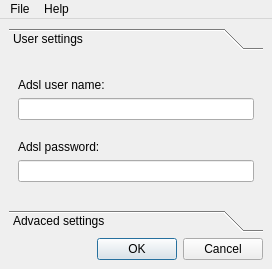
<ui version="4.0" >
 <class>qtadslWindow</class>
 <widget class="QMainWindow" name="qtadslWindow" >
  <property name="geometry" >
   <rect>
    <x>0</x>
    <y>0</y>
    <width>272</width>
    <height>269</height>
   </rect>
  </property>
  <property name="windowTitle" >
   <string>QtAdsl</string>
  </property>
  <property name="windowIcon" >
   <iconset resource="qtadslicons.qrc" >
    <normaloff>:/icons/icons/qtadsl.png</normaloff>:/icons/icons/qtadsl.png</iconset>
  </property>
  <widget class="QWidget" name="centralwidget" >
   <layout class="QGridLayout" name="gridLayout" >
    <item row="2" column="0" >
     <widget class="QDialogButtonBox" name="buttons" >
      <property name="standardButtons" >
       <set>QDialogButtonBox::Cancel|QDialogButtonBox::Ok</set>
      </property>
     </widget>
    </item>
    <item row="1" column="0" >
     <widget class="QToolBox" name="toolBox" >
      <property name="currentIndex" >
       <number>0</number>
      </property>
      <widget class="QWidget" name="page" >
       <property name="geometry" >
        <rect>
         <x>0</x>
         <y>0</y>
         <width>254</width>
         <height>130</height>
        </rect>
       </property>
       <attribute name="label" >
        <string>User settings</string>
       </attribute>
       <layout class="QGridLayout" name="gridLayout_2" >
        <item row="1" column="0" >
         <widget class="QLabel" name="label" >
          <property name="text" >
           <string>Adsl user name:</string>
          </property>
         </widget>
        </item>
        <item row="2" column="0" >
         <widget class="QLineEdit" name="nameLine" />
        </item>
        <item row="4" column="0" >
         <widget class="QLabel" name="label_2" >
          <property name="text" >
           <string>Adsl password:</string>
          </property>
         </widget>
        </item>
        <item row="5" column="0" >
         <widget class="QLineEdit" name="passwdLine" >
          <property name="echoMode" >
           <enum>QLineEdit::Password</enum>
          </property>
         </widget>
        </item>
        <item row="0" column="0" >
         <spacer name="verticalSpacer" >
          <property name="orientation" >
           <enum>Qt::Vertical</enum>
          </property>
          <property name="sizeHint" stdset="0" >
           <size>
            <width>20</width>
            <height>40</height>
           </size>
          </property>
         </spacer>
        </item>
        <item row="6" column="0" >
         <spacer name="verticalSpacer_2" >
          <property name="orientation" >
           <enum>Qt::Vertical</enum>
          </property>
          <property name="sizeHint" stdset="0" >
           <size>
            <width>20</width>
            <height>40</height>
           </size>
          </property>
         </spacer>
        </item>
        <item row="3" column="0" >
         <spacer name="verticalSpacer_3" >
          <property name="orientation" >
           <enum>Qt::Vertical</enum>
          </property>
          <property name="sizeHint" stdset="0" >
           <size>
            <width>20</width>
            <height>40</height>
           </size>
          </property>
         </spacer>
        </item>
       </layout>
      </widget>
      <widget class="QWidget" name="page_2" >
       <property name="geometry" >
        <rect>
         <x>0</x>
         <y>0</y>
         <width>254</width>
         <height>130</height>
        </rect>
       </property>
       <attribute name="label" >
        <string>Advaced settings</string>
       </attribute>
       <widget class="QCheckBox" name="isAutomaticConnect" >
        <property name="geometry" >
         <rect>
          <x>10</x>
          <y>10</y>
          <width>211</width>
          <height>23</height>
         </rect>
        </property>
        <property name="text" >
         <string>Automatic connect...</string>
        </property>
       </widget>
      </widget>
     </widget>
    </item>
   </layout>
  </widget>
  <widget class="QMenuBar" name="menubar" >
   <property name="geometry" >
    <rect>
     <x>0</x>
     <y>0</y>
     <width>272</width>
     <height>27</height>
    </rect>
   </property>
   <widget class="QMenu" name="menuFile" >
    <property name="title" >
     <string>File</string>
    </property>
    <addaction name="actionConnect" />
    <addaction name="actionDisconnect" />
    <addaction name="separator" />
    <addaction name="actionExit" />
   </widget>
   <widget class="QMenu" name="menuHelp" >
    <property name="title" >
     <string>Help</string>
    </property>
    <addaction name="actionHelp" />
    <addaction name="actionAbout" />
   </widget>
   <addaction name="menuFile" />
   <addaction name="menuHelp" />
  </widget>
  <action name="actionConnect" >
   <property name="icon" >
    <iconset resource="qtadslicons.qrc" >
     <normaloff>:/connection/icons/connect.png</normaloff>:/connection/icons/connect.png</iconset>
   </property>
   <property name="text" >
    <string>Connect</string>
   </property>
  </action>
  <action name="actionDisconnect" >
   <property name="icon" >
    <iconset resource="qtadslicons.qrc" >
     <normaloff>:/connection/icons/disconnect.png</normaloff>:/connection/icons/disconnect.png</iconset>
   </property>
   <property name="text" >
    <string>Disconnect</string>
   </property>
  </action>
  <action name="actionSettings" >
   <property name="icon" >
    <iconset resource="qtadslicons.qrc" >
     <normaloff>:/icons/icons/preferences_system.png</normaloff>:/icons/icons/preferences_system.png</iconset>
   </property>
   <property name="text" >
    <string>Settings</string>
   </property>
  </action>
  <action name="actionExit" >
   <property name="icon" >
    <iconset resource="qtadslicons.qrc" >
     <normaloff>:/icons/icons/exit.png</normaloff>:/icons/icons/exit.png</iconset>
   </property>
   <property name="text" >
    <string>Exit</string>
   </property>
  </action>
  <action name="actionHelp" >
   <property name="icon" >
    <iconset resource="qtadslicons.qrc" >
     <normaloff>:/icons/icons/help.png</normaloff>:/icons/icons/help.png</iconset>
   </property>
   <property name="text" >
    <string>Help</string>
   </property>
  </action>
  <action name="actionAbout" >
   <property name="icon" >
    <iconset resource="qtadslicons.qrc" >
     <normaloff>:/icons/icons/qtadsl.png</normaloff>:/icons/icons/qtadsl.png</iconset>
   </property>
   <property name="text" >
    <string>About QtAdsl</string>
   </property>
  </action>
 </widget>
 <resources>
  <include location="qtadslicons.qrc" />
 </resources>
 <connections/>
</ui>
